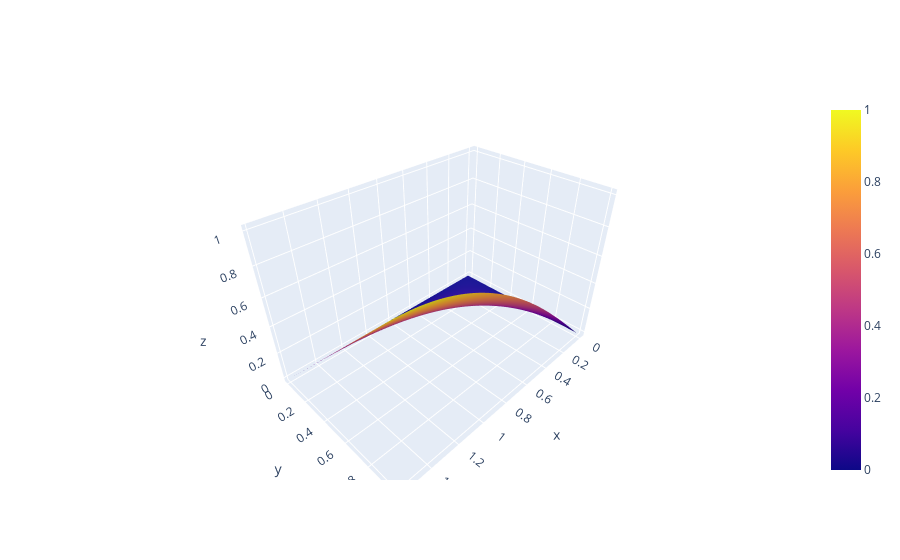

The notebook cell saved with this chart:
### Code cell
fig = go.Figure(data=[go.Surface(z=U_true3, x=X3, y=Y3)])
fig.show()
